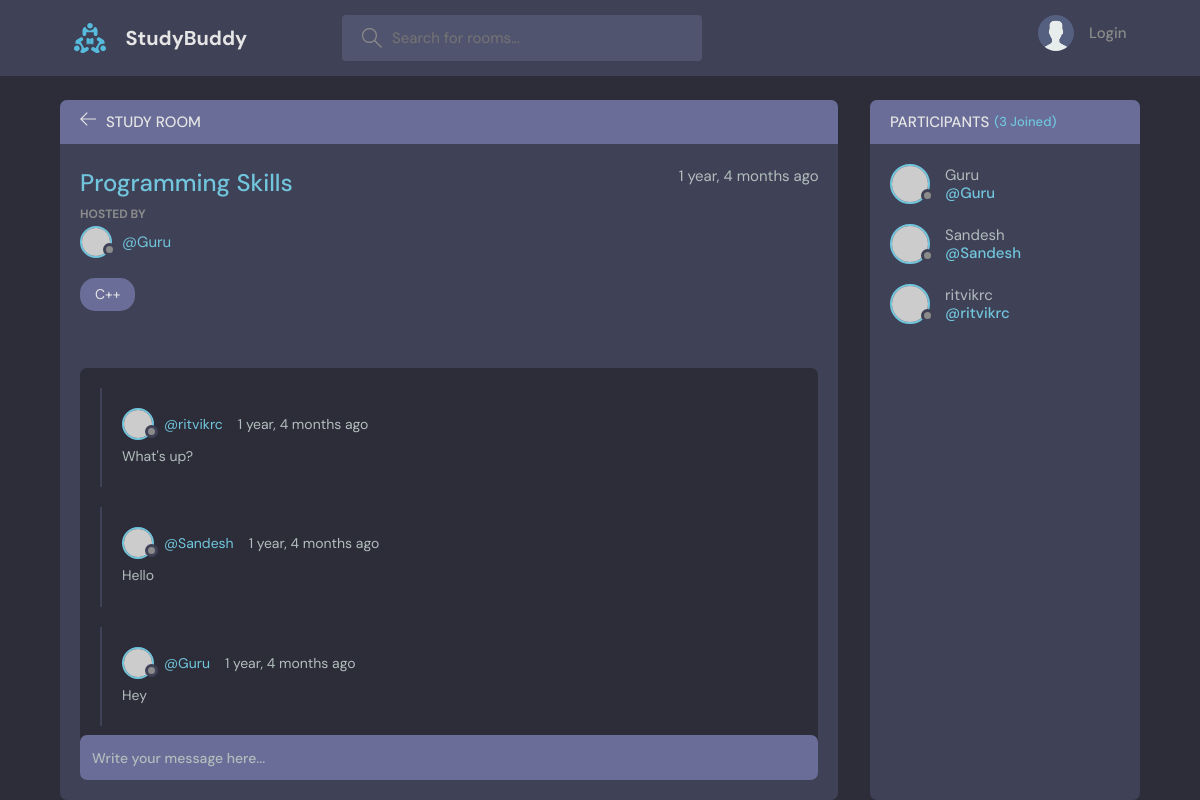
The page /room/1/ on the database its author committed.
### base/models.py (models this page shows, shortened)
class Room(models.Model):
    host = models.ForeignKey(User, on_delete=models.SET_NULL, null=True) #A host can host many rooms but a room can have only one host, which is of the type User model, ans on deleting the host the room wont gets deleted.
    topic =  models.ForeignKey(Topic, on_delete=models.SET_NULL, null=True) #A topic can have many rooms but a room can have only one topic,which is one of Topic database table, and on deleting any topic, the room wont gets deleted.
    name = models.CharField(max_length = 200)#Name of a room.
    description = models.TextField(null=True, blank=True)#Description of a room, to keep it optional, we set null and blank as true.
    participants = models.ManyToManyField(User, related_name='participants', blank=True) #This is a many to many relationship database which means one user can message in many rooms and one room can have many users messages.
    updated = models.DateTimeField(auto_now=True)#To show the updated time every time we update something in the room.
    created = models.DateTimeField(auto_now_add=True)#To show the created date and time of the room, it gets updated only once it is created.
    class Meta:
        ordering = ['-updated', 'created'] #ordering the rooms like showing the recent created room at the top.

class Topic(models.Model):
    name = models.CharField(max_length=200)
    def __str__(self):
        return self.name

class Message(models.Model):
    user = models.ForeignKey(User, on_delete=models.CASCADE)#A user can send many messages but a message can be sent by only one user, which is of the type User model, and on deleting any user, the messages of that user gets deleted.
    room =  models.ForeignKey(Room, on_delete=models.CASCADE)#A room can have many messages but a message can be of only one room, which is one of Room database table, and on deleting any room, the messages of that room gets deleted.
    body = models.TextField()#Content od message.
    updated = models.DateTimeField(auto_now=True)
    created = models.DateTimeField(auto_now_add=True)
    class Meta:
        ordering = ['-updated', 'created']

### base/views.py (the view, shortened to what this page needs)
# urls.py: path('room/<str:pk>/',views.room,name="room"),#<str:pk> is dynamic url routing which directs to specific room in rooms.
def room(request,pk):
    room = Room.objects.get(id=pk) #Here we are getting a single object(room) from any database table by its id which is equal to pk.
    room_messages = room.message_set.all().order_by('-created') #Storing all the existing messages and ordered like recent message at the top.
    participants = room.participants.all() #Storing all the participants.
    context = {'room':room, 'room_messages': room_messages, 'participants': participants}
    return render(request, 'base/room.html',context)

### base/templates/base/room.html (shortened to what this page needs)
{% extends 'main.html' %}
{% block content %}
    <main class="profile-page layout layout--2">
      <div class="container">
        <div class="room">
          <div class="room__top">
            <div class="room__topLeft">
              <a href="{% url 'home' %}">
                <svg version="1.1" xmlns="http://www.w3.org/2000/svg" width="32" height="32" viewBox="0 0 32 32">
                  <title>arrow-left</title>
                  <path
                    d="M13.723 2.286l-13.723 13.714 13.719 13.714 1.616-1.611-10.96-10.96h27.625v-2.286h-27.625l10.965-10.965-1.616-1.607z"
                  ></path>
                </svg>
              </a>
              <h3>Study Room</h3>
            </div>
          </div>
          <div class="room__box scroll">
            <div class="room__header scroll">
              <div class="room__info">
                <h3>{{room.name}}</h3>
                <span>{{room.created|timesince}} ago</span>
              </div>
              <div class="room__hosted">
                <p>Hosted By</p>
                <a href="{% url 'user-profile' room.host.id %}" class="room__author">
                  <div class="avatar avatar--small">
                    <img src="https://randomuser.me/api/portraits/men/37.jpg" />
                  </div>
                  <span>@{{room.host.username}}</span>
                </a>
              </div>
              <span class="room__topics">{{room.topic}}</span>
            </div>
            <div class="room__conversation">
              <div class="threads scroll">
            {%  for message in room_messages %}
                <div class="thread">
                  <div class="thread__top">
                    <div class="thread__author">
                      <a href="{% url 'user-profile' message.user.id %}" class="thread__authorInfo">
                        <div class="avatar avatar--small">
                          <img src="https://randomuser.me/api/portraits/men/37.jpg" />
                        </div>
                        <span>@{{message.user.username}}</span>
                      </a>
                      <span class="thread__date">{{message.created|timesince}} ago</span>
                    </div>
                  </div>
                  <div class="thread__details">
                    {{message.body}}
                  </div>
                </div>
                {% endfor %}
              </div>
            </div>
          </div>
          <div class="room__message">
            <form action="" method="POST">
              <input name="body" placeholder="Write your message here..." /></form>
          </div>
        </div>
        <div class="participants">
          <h3 class="participants__top">Participants <span>({{participants.count}} Joined)</span></h3>
          <div class="participants__list scroll">
            {% for participant in participants %}
            <a href="{% url 'user-profile' participant.id%}" class="participant">
              <div class="avatar avatar--medium">
                <img src="https://randomuser.me/api/portraits/men/37.jpg" />
              </div>
              <p>
                {{participant.username}}
                <span>@{{participant.username}}</span>
              </p>
            </a>
            {% endfor %}
          </div>
        </div>
      </div>
    </main>
{% endblock %}

### rows shown on the page
Room: name "Programming Skills", created "1 year, 4 months", host.username "Guru", topic "C++"
Message: user.username "ritvikrc", created "1 year, 4 months", body "What's up?"
Message: user.username "Sandesh", created "1 year, 4 months", body "Hello"
Message: user.username "Guru", created "1 year, 4 months", body "Hey"

### other values the page prints
{{ participants.count }} "3"
{{ participant.username }} "Guru"
{{ participant.username }} "Sandesh"
{{ participant.username }} "ritvikrc"
